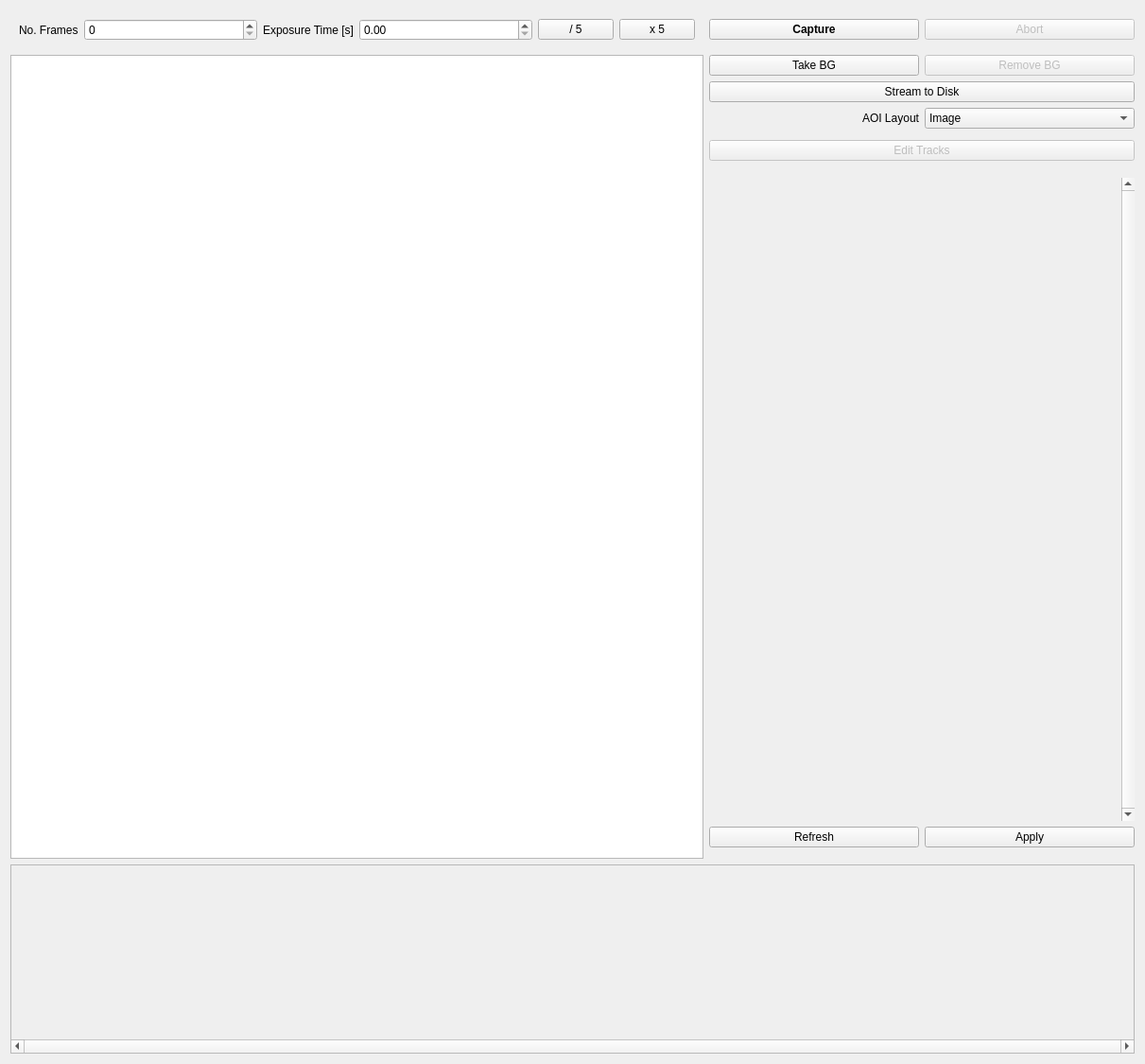
<?xml version="1.0" encoding="UTF-8"?>
<ui version="4.0">
 <class>Form</class>
 <widget class="QWidget" name="Form">
  <property name="geometry">
   <rect>
    <x>0</x>
    <y>0</y>
    <width>1211</width>
    <height>1125</height>
   </rect>
  </property>
  <property name="windowTitle">
   <string>Andor Zyla Control</string>
  </property>
  <layout class="QGridLayout" name="gridLayout_2">
   <item row="0" column="2">
    <widget class="QWidget" name="horizontalWidget" native="true">
     <property name="sizePolicy">
      <sizepolicy hsizetype="Preferred" vsizetype="Preferred">
       <horstretch>1</horstretch>
       <verstretch>0</verstretch>
      </sizepolicy>
     </property>
     <layout class="QHBoxLayout" name="horizontalLayout">
      <property name="leftMargin">
       <number>0</number>
      </property>
      <property name="topMargin">
       <number>0</number>
      </property>
      <property name="rightMargin">
       <number>0</number>
      </property>
      <property name="bottomMargin">
       <number>0</number>
      </property>
      <item>
       <widget class="QPushButton" name="captureButton">
        <property name="sizePolicy">
         <sizepolicy hsizetype="Minimum" vsizetype="Fixed">
          <horstretch>1</horstretch>
          <verstretch>0</verstretch>
         </sizepolicy>
        </property>
        <property name="maximumSize">
         <size>
          <width>16777215</width>
          <height>16777215</height>
         </size>
        </property>
        <property name="font">
         <font>
          <weight>75</weight>
          <bold>true</bold>
          <underline>false</underline>
          <kerning>true</kerning>
         </font>
        </property>
        <property name="text">
         <string>Capture</string>
        </property>
       </widget>
      </item>
     </layout>
    </widget>
   </item>
   <item row="9" column="2" colspan="2">
    <widget class="QScrollArea" name="scrollArea">
     <property name="minimumSize">
      <size>
       <width>450</width>
       <height>0</height>
      </size>
     </property>
     <property name="frameShape">
      <enum>QFrame::NoFrame</enum>
     </property>
     <property name="frameShadow">
      <enum>QFrame::Plain</enum>
     </property>
     <property name="verticalScrollBarPolicy">
      <enum>Qt::ScrollBarAlwaysOn</enum>
     </property>
     <property name="horizontalScrollBarPolicy">
      <enum>Qt::ScrollBarAlwaysOff</enum>
     </property>
     <property name="widgetResizable">
      <bool>true</bool>
     </property>
     <widget class="QWidget" name="scrollAreaWidgetContents">
      <property name="geometry">
       <rect>
        <x>0</x>
        <y>0</y>
        <width>429</width>
        <height>621</height>
       </rect>
      </property>
      <layout class="QVBoxLayout" name="verticalLayout">
       <item>
        <layout class="QFormLayout" name="cameraParameters">
         <property name="sizeConstraint">
          <enum>QLayout::SetDefaultConstraint</enum>
         </property>
        </layout>
       </item>
      </layout>
     </widget>
    </widget>
   </item>
   <item row="0" column="0" colspan="2">
    <widget class="QWidget" name="horizontalWidget" native="true">
     <property name="sizePolicy">
      <sizepolicy hsizetype="Preferred" vsizetype="Preferred">
       <horstretch>3</horstretch>
       <verstretch>0</verstretch>
      </sizepolicy>
     </property>
     <layout class="QHBoxLayout" name="horizontalLayout_2">
      <item>
       <widget class="QLabel" name="label_3">
        <property name="text">
         <string>No. Frames</string>
        </property>
       </widget>
      </item>
      <item>
       <widget class="QSpinBox" name="numberOfFrames">
        <property name="sizePolicy">
         <sizepolicy hsizetype="Minimum" vsizetype="Fixed">
          <horstretch>3</horstretch>
          <verstretch>0</verstretch>
         </sizepolicy>
        </property>
        <property name="minimumSize">
         <size>
          <width>150</width>
          <height>0</height>
         </size>
        </property>
        <property name="layoutDirection">
         <enum>Qt::LeftToRight</enum>
        </property>
        <property name="minimum">
         <number>0</number>
        </property>
        <property name="maximum">
         <number>999999999</number>
        </property>
        <property name="stepType">
         <enum>QAbstractSpinBox::DefaultStepType</enum>
        </property>
       </widget>
      </item>
      <item>
       <widget class="QLabel" name="label">
        <property name="text">
         <string>Exposure Time [s]</string>
        </property>
       </widget>
      </item>
      <item>
       <widget class="QDoubleSpinBox" name="exposureTime">
        <property name="sizePolicy">
         <sizepolicy hsizetype="Minimum" vsizetype="Fixed">
          <horstretch>3</horstretch>
          <verstretch>0</verstretch>
         </sizepolicy>
        </property>
        <property name="minimumSize">
         <size>
          <width>150</width>
          <height>0</height>
         </size>
        </property>
       </widget>
      </item>
      <item>
       <widget class="QPushButton" name="div5Button">
        <property name="sizePolicy">
         <sizepolicy hsizetype="Minimum" vsizetype="Fixed">
          <horstretch>1</horstretch>
          <verstretch>0</verstretch>
         </sizepolicy>
        </property>
        <property name="text">
         <string>/ 5</string>
        </property>
       </widget>
      </item>
      <item>
       <widget class="QPushButton" name="mult5Button">
        <property name="sizePolicy">
         <sizepolicy hsizetype="Minimum" vsizetype="Fixed">
          <horstretch>1</horstretch>
          <verstretch>0</verstretch>
         </sizepolicy>
        </property>
        <property name="text">
         <string>x 5</string>
        </property>
       </widget>
      </item>
     </layout>
    </widget>
   </item>
   <item row="2" column="2">
    <widget class="QPushButton" name="takeBGButton">
     <property name="text">
      <string>Take BG</string>
     </property>
    </widget>
   </item>
   <item row="4" column="3">
    <widget class="QComboBox" name="aoiLayout">
     <item>
      <property name="text">
       <string>Image</string>
      </property>
     </item>
     <item>
      <property name="text">
       <string>Multi-Track</string>
      </property>
     </item>
    </widget>
   </item>
   <item row="2" column="0" rowspan="11" colspan="2">
    <widget class="QGraphicsView" name="cameraImage">
     <property name="backgroundBrush">
      <brush brushstyle="NoBrush">
       <color alpha="255">
        <red>0</red>
        <green>0</green>
        <blue>0</blue>
       </color>
      </brush>
     </property>
    </widget>
   </item>
   <item row="0" column="3">
    <widget class="QPushButton" name="abortButton">
     <property name="enabled">
      <bool>false</bool>
     </property>
     <property name="sizePolicy">
      <sizepolicy hsizetype="Minimum" vsizetype="Fixed">
       <horstretch>1</horstretch>
       <verstretch>0</verstretch>
      </sizepolicy>
     </property>
     <property name="text">
      <string>Abort</string>
     </property>
    </widget>
   </item>
   <item row="6" column="2" colspan="2">
    <widget class="QPushButton" name="editTracksButton">
     <property name="enabled">
      <bool>false</bool>
     </property>
     <property name="text">
      <string>Edit Tracks</string>
     </property>
    </widget>
   </item>
   <item row="4" column="2">
    <widget class="QLabel" name="label_2">
     <property name="text">
      <string>AOI Layout</string>
     </property>
     <property name="alignment">
      <set>Qt::AlignRight|Qt::AlignTrailing|Qt::AlignVCenter</set>
     </property>
    </widget>
   </item>
   <item row="13" column="0" colspan="4">
    <widget class="QScrollArea" name="scrollArea_2">
     <property name="sizePolicy">
      <sizepolicy hsizetype="Expanding" vsizetype="Fixed">
       <horstretch>0</horstretch>
       <verstretch>0</verstretch>
      </sizepolicy>
     </property>
     <property name="minimumSize">
      <size>
       <width>0</width>
       <height>200</height>
      </size>
     </property>
     <property name="verticalScrollBarPolicy">
      <enum>Qt::ScrollBarAlwaysOff</enum>
     </property>
     <property name="horizontalScrollBarPolicy">
      <enum>Qt::ScrollBarAlwaysOn</enum>
     </property>
     <property name="widgetResizable">
      <bool>true</bool>
     </property>
     <widget class="QWidget" name="scrollAreaWidgetContents_3">
      <property name="geometry">
       <rect>
        <x>0</x>
        <y>0</y>
        <width>1195</width>
        <height>175</height>
       </rect>
      </property>
     </widget>
    </widget>
   </item>
   <item row="3" column="2" colspan="2">
    <widget class="QPushButton" name="streamToDiskButton">
     <property name="enabled">
      <bool>true</bool>
     </property>
     <property name="text">
      <string>Stream to Disk</string>
     </property>
    </widget>
   </item>
   <item row="2" column="3">
    <widget class="QPushButton" name="removeBGButton">
     <property name="enabled">
      <bool>false</bool>
     </property>
     <property name="text">
      <string>Remove BG</string>
     </property>
     <property name="checkable">
      <bool>true</bool>
     </property>
     <property name="flat">
      <bool>false</bool>
     </property>
    </widget>
   </item>
   <item row="10" column="2">
    <widget class="QPushButton" name="refreshButton">
     <property name="text">
      <string>Refresh</string>
     </property>
    </widget>
   </item>
   <item row="10" column="3">
    <widget class="QPushButton" name="applyButton">
     <property name="text">
      <string>Apply</string>
     </property>
    </widget>
   </item>
  </layout>
  <zorder>scrollArea</zorder>
  <zorder>abortButton</zorder>
  <zorder>label_2</zorder>
  <zorder>cameraImage</zorder>
  <zorder>aoiLayout</zorder>
  <zorder>takeBGButton</zorder>
  <zorder>removeBGButton</zorder>
  <zorder>horizontalWidget</zorder>
  <zorder>horizontalWidget</zorder>
  <zorder>editTracksButton</zorder>
  <zorder>scrollArea_2</zorder>
  <zorder>streamToDiskButton</zorder>
  <zorder>refreshButton</zorder>
  <zorder>applyButton</zorder>
 </widget>
 <resources/>
 <connections/>
</ui>
